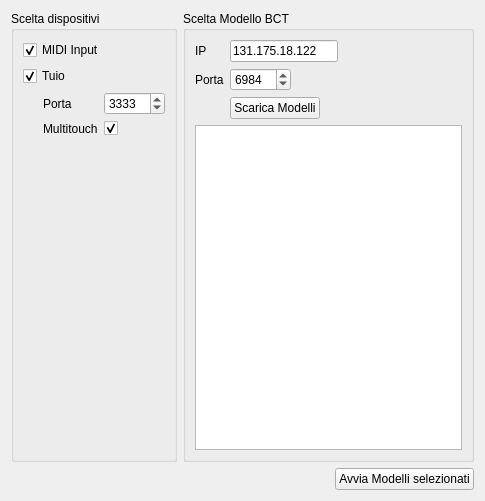
<?xml version="1.0" encoding="UTF-8"?>
<ui version="4.0">
 <class>MainWindowUi</class>
 <widget class="QWidget" name="MainWindowUi">
  <property name="geometry">
   <rect>
    <x>0</x>
    <y>0</y>
    <width>485</width>
    <height>501</height>
   </rect>
  </property>
  <property name="windowTitle">
   <string>BCT Controller</string>
  </property>
  <layout class="QVBoxLayout" name="verticalLayout_3">
   <item>
    <layout class="QHBoxLayout" name="horizontalLayout_3">
     <property name="sizeConstraint">
      <enum>QLayout::SetMinimumSize</enum>
     </property>
     <item>
      <widget class="QGroupBox" name="groupBox">
       <property name="title">
        <string>Scelta dispositivi</string>
       </property>
       <layout class="QVBoxLayout" name="verticalLayout">
        <item>
         <widget class="QCheckBox" name="midiCheckBox">
          <property name="text">
           <string>MIDI Input</string>
          </property>
          <property name="checked">
           <bool>true</bool>
          </property>
         </widget>
        </item>
        <item>
         <widget class="QCheckBox" name="tuioCheckBox">
          <property name="text">
           <string>Tuio</string>
          </property>
          <property name="checked">
           <bool>true</bool>
          </property>
         </widget>
        </item>
        <item>
         <layout class="QFormLayout" name="formLayout_2">
          <property name="leftMargin">
           <number>20</number>
          </property>
          <item row="0" column="0">
           <widget class="QLabel" name="label">
            <property name="text">
             <string>Porta</string>
            </property>
           </widget>
          </item>
          <item row="0" column="1">
           <widget class="QSpinBox" name="tuioPortSpinBox">
            <property name="enabled">
             <bool>true</bool>
            </property>
            <property name="maximum">
             <number>65336</number>
            </property>
            <property name="value">
             <number>3333</number>
            </property>
           </widget>
          </item>
          <item row="1" column="1">
           <widget class="QCheckBox" name="gesturesCheckbox">
            <property name="text">
             <string/>
            </property>
            <property name="checked">
             <bool>true</bool>
            </property>
           </widget>
          </item>
          <item row="1" column="0">
           <widget class="QLabel" name="label_4">
            <property name="text">
             <string>Multitouch</string>
            </property>
           </widget>
          </item>
         </layout>
        </item>
        <item>
         <spacer name="verticalSpacer">
          <property name="orientation">
           <enum>Qt::Vertical</enum>
          </property>
          <property name="sizeHint" stdset="0">
           <size>
            <width>20</width>
            <height>40</height>
           </size>
          </property>
         </spacer>
        </item>
       </layout>
      </widget>
     </item>
     <item>
      <widget class="QGroupBox" name="groupBox_2">
       <property name="title">
        <string>Scelta Modello BCT</string>
       </property>
       <layout class="QVBoxLayout" name="verticalLayout_2">
        <property name="sizeConstraint">
         <enum>QLayout::SetMinAndMaxSize</enum>
        </property>
        <item>
         <layout class="QFormLayout" name="formLayout">
          <property name="sizeConstraint">
           <enum>QLayout::SetMinAndMaxSize</enum>
          </property>
          <property name="fieldGrowthPolicy">
           <enum>QFormLayout::FieldsStayAtSizeHint</enum>
          </property>
          <property name="rowWrapPolicy">
           <enum>QFormLayout::DontWrapRows</enum>
          </property>
          <item row="0" column="0">
           <widget class="QLabel" name="label_2">
            <property name="text">
             <string>IP</string>
            </property>
           </widget>
          </item>
          <item row="0" column="1">
           <widget class="QLineEdit" name="ipAddress">
            <property name="text">
             <string>131.175.18.122</string>
            </property>
           </widget>
          </item>
          <item row="1" column="0">
           <widget class="QLabel" name="label_3">
            <property name="text">
             <string>Porta</string>
            </property>
           </widget>
          </item>
          <item row="1" column="1">
           <widget class="QSpinBox" name="bctPort">
            <property name="maximum">
             <number>65336</number>
            </property>
            <property name="value">
             <number>6984</number>
            </property>
           </widget>
          </item>
          <item row="2" column="1">
           <widget class="QPushButton" name="loadModels">
            <property name="text">
             <string>Scarica Modelli</string>
            </property>
           </widget>
          </item>
         </layout>
        </item>
        <item>
         <widget class="QListWidget" name="listWidget">
          <property name="selectionMode">
           <enum>QAbstractItemView::MultiSelection</enum>
          </property>
         </widget>
        </item>
       </layout>
      </widget>
     </item>
    </layout>
   </item>
   <item>
    <layout class="QHBoxLayout" name="horizontalLayout_2">
     <item>
      <spacer name="horizontalSpacer">
       <property name="orientation">
        <enum>Qt::Horizontal</enum>
       </property>
       <property name="sizeHint" stdset="0">
        <size>
         <width>40</width>
         <height>20</height>
        </size>
       </property>
      </spacer>
     </item>
     <item>
      <widget class="QPushButton" name="startBct">
       <property name="text">
        <string>Avvia Modelli selezionati</string>
       </property>
      </widget>
     </item>
    </layout>
   </item>
  </layout>
 </widget>
 <resources/>
 <connections>
  <connection>
   <sender>tuioCheckBox</sender>
   <signal>toggled(bool)</signal>
   <receiver>gesturesCheckbox</receiver>
   <slot>setEnabled(bool)</slot>
   <hints>
    <hint type="sourcelabel">
     <x>100</x>
     <y>73</y>
    </hint>
    <hint type="destinationlabel">
     <x>127</x>
     <y>129</y>
    </hint>
   </hints>
  </connection>
  <connection>
   <sender>tuioCheckBox</sender>
   <signal>toggled(bool)</signal>
   <receiver>tuioPortSpinBox</receiver>
   <slot>setEnabled(bool)</slot>
   <hints>
    <hint type="sourcelabel">
     <x>100</x>
     <y>73</y>
    </hint>
    <hint type="destinationlabel">
     <x>151</x>
     <y>101</y>
    </hint>
   </hints>
  </connection>
 </connections>
</ui>
